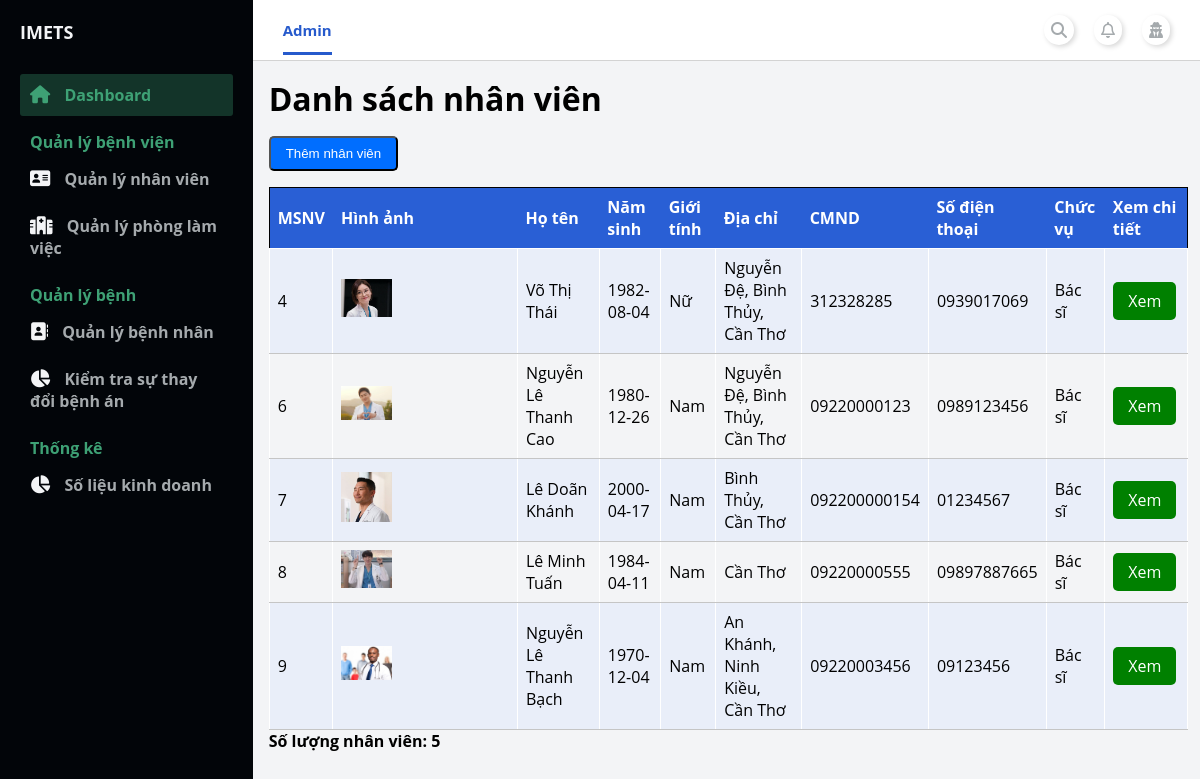
Screenshot of /admin/index.php?page_layout=staff_management (signed in) with the database file from the repository.
### tables this page shows
CREATE TABLE `staff` (
  `ID_Staff` int(11) NOT NULL,
  `Name_Staff` varchar(100) NOT NULL,
  `DOB_Staff` date NOT NULL,
  `Sex_Staff` varchar(10) NOT NULL,
  `Address_Staff` varchar(200) NOT NULL,
  `CMND_Staff` varchar(15) NOT NULL,
  `PhoneNumber_Staff` varchar(25) NOT NULL,
  `Position` varchar(50) NOT NULL,
  `ID_Dept` int(11) NOT NULL,
  `DateStartWork` date NOT NULL,
  `VoteRate` double NOT NULL DEFAULT 0,
  `UserName` varchar(100) NOT NULL,
  `Password` varchar(100) NOT NULL
);

CREATE TABLE `img_staff` (
  `ID_ImgStaff` int(11) NOT NULL,
  `ID_Staff` int(11) DEFAULT NULL,
  `imgName` varchar(100) DEFAULT NULL
);

### admin/modules_admin/staff_management/list_staffManagement.php (the view, shortened to what this page needs)
<main>
    <div class="container-table">
        <div class="table-header">
            <h1>Danh sách nhân viên</h1>
        </div>
        <div class="table-body">
            <button type="button" class="btn_add">Thêm nhân viên</button>
            <table class="table">
                <thead class="thead-dark">
                    <tr>
                        <th>MSNV</th>
                        <th>Hình ảnh</th>
                        <th>Họ tên</th>
                        <th>Năm sinh</th>
                        <th>Giới tính</th>
                        <th>Địa chỉ</th>
                        <th>CMND</th>
                        <th>Số điện thoại</th>
                        <th>Chức vụ</th>
                        <th>Xem chi tiết</th>
                    </tr>
                </thead>
                <tbody>
                    <tr>
                        <?php
                            include './../config.php';
                            $sql = "SELECT *
                                FROM staff  JOIN dept ON dept.ID_Dept=staff.ID_Dept
                                JOIN img_staff ON staff.ID_Staff=img_staff.ID_Staff
                                WHERE staff.Position != 'Admin'
                                GROUP BY staff.ID_Staff
                                ORDER BY staff.ID_Staff ASC";
                            $count_nhanvien=0;
                            $query = mysqli_query($conn, $sql);
                            while($rows = mysqli_fetch_array($query)){ ?>
                            <tr>
                                <td><?php echo $rows["ID_Staff"] ?></td>
                                <td><img src="./../img/staff/<?php echo $rows["imgName"] ?>" style="width: 30%"></td>
                                <td><?php echo $rows["Name_Staff"] ?></td>
                                <td><?php echo $rows["DOB_Staff"] ?></td>
                                <td><?php echo $rows["Sex_Staff"] ?></td>
                                <td><?php echo $rows["Address_Staff"] ?></td>
                                <td><?php echo $rows["CMND_Staff"] ?></td>
                                <td><?php echo $rows["PhoneNumber_Staff"] ?></td>
                                <td><?php echo $rows["Position"] ?></td>
                                <?php $count_nhanvien++ ?>
                                <td>
                                    <a
                                    href="./index.php?page_layout=staff_detail&id= <?php echo $rows['ID_Staff'] ?>"
                                    style="background-color: green;color: white;padding: 8px 15px;text-align: center;text-decoration: none;display: inline-block;border-radius: 5px;">
                                        Xem
                                    </a>
                                </td>
                            </tr>
                        <?php } ?>
                    </tr>
            </table>
            <p><b><?php echo 'Số lượng nhân viên: '. $count_nhanvien ?></b></p>
        </div>
    </div>
</main>

### admin/modules_admin/style/index_admin.css (style rules this page uses)
:root { --white: #ffffff; --lightblue:#E9EEF9; --blue:#295FD5; --blacktext:#3B3B3B; --red: #E85253; --box-shadow:.5rem .5rem 0 rgba(22, 86, 160, 0.2); --text-shadow:.4rem .4rem 0 rgba(0, 0, 0, .2); --border:.2rem solid var(--blue); }
* { margin: 0; padding: 0; }
body { box-sizing: border-box; font-family: 'Open Sans', sans-serif; }

### admin/modules_admin/style/content_admin.css (style rules this page uses)
main { background: #f3f4f6; grid-area: main; overflow-y: auto; }

### admin/modules_admin/style/staff_management.css (style rules this page uses)
.container-table { width: 97%; margin: 1rem 1rem 0 1rem; }
.table { border-collapse: collapse; width: 100%; margin-top: 1rem; border: 1px solid rgb(0, 0, 0); }
.thead-dark { background-color: var(--blue); color: var(--white); }
th, td { text-align: left; padding: 0.5rem; }
tr:nth-child(even) { background-color: var(--lightblue); }
.btn_add { margin-top: 1rem; }
.btn_add { background-color: rgb(0, 110, 255); color: white; padding: 8px 15px; text-align: center; text-decoration: none; display: inline-block; border-radius: 5px; cursor: pointer; }

### admin/modules_admin/style/patient_management.css (style rules this page uses)
.personalInfoTable th, td { padding: 8px; text-align: left; border-bottom: 1px solid #c5c5c5; border-top: 1px solid #ffffff; border-right: 1px solid #ffffff; border-left: 1px solid #ffffff; }

### rows the page displays
staff: img_staff.ID_Staff "4", img_staff.imgName (picture), Name_Staff "Võ Thị Thái", DOB_Staff "1982-08-04", Sex_Staff "Nữ", Address_Staff "Nguyễn Đệ, Bình Thủy, Cần Thơ", CMND_Staff "312328285", PhoneNumber_Staff "0939017069", Position "Bác sĩ"
staff: img_staff.ID_Staff "6", img_staff.imgName (picture), Name_Staff "Nguyễn Lê Thanh Cao", DOB_Staff "1980-12-26", Sex_Staff "Nam", Address_Staff "Nguyễn Đệ, Bình Thủy, Cần Thơ", CMND_Staff "09220000123", PhoneNumber_Staff "0989123456", Position "Bác sĩ"
staff: img_staff.ID_Staff "7", img_staff.imgName (picture), Name_Staff "Lê Doãn Khánh", DOB_Staff "2000-04-17", Sex_Staff "Nam", Address_Staff "Bình Thủy, Cần Thơ", CMND_Staff "092200000154", PhoneNumber_Staff "01234567", Position "Bác sĩ"
staff: img_staff.ID_Staff "8", img_staff.imgName (picture), Name_Staff "Lê Minh Tuấn", DOB_Staff "1984-04-11", Sex_Staff "Nam", Address_Staff "Cần Thơ", CMND_Staff "09220000555", PhoneNumber_Staff "09897887665", Position "Bác sĩ"
staff: img_staff.ID_Staff "9", img_staff.imgName (picture), Name_Staff "Nguyễn Lê Thanh Bạch", DOB_Staff "1970-12-04", Sex_Staff "Nam", Address_Staff "An Khánh, Ninh Kiều, Cần Thơ", CMND_Staff "09220003456", PhoneNumber_Staff "09123456", Position "Bác sĩ"

### other values shown
$count_nhanvien "5"
